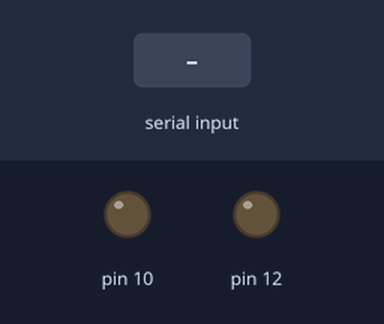
The sketch below on a simulated Arduino Uno, built with avr-gcc and run on an emulated ATmega328P. Shown: output pins drawn as LEDs (lit = HIGH). The inputs (shaded band) are chosen by the test bench.

Above: at 1.2 s.
1.3 s: "10\n" received over Serial
At 2.5 s:
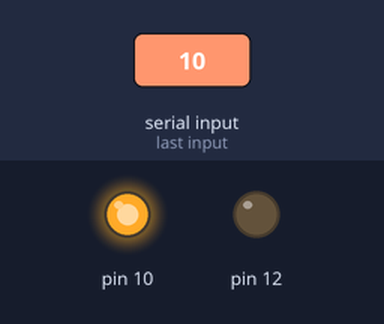
2.8 s: "12\n" received over Serial
At 3.7 s:
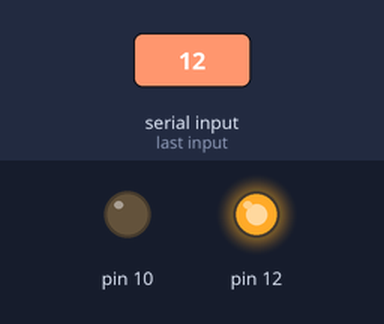
Timing chart, 0 to 5.8 s (numbered marks = the images above; inputs shaded):
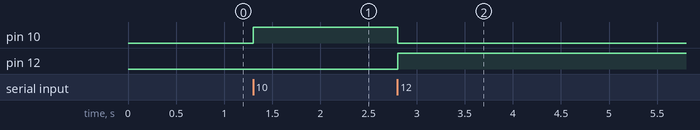

Measured:
- after the input at 1.3 s, pin 10: LOW → HIGH at once
- after the input at 2.8 s, pin 10: HIGH → LOW at once; pin 12: LOW → HIGH at once

The sketch:

mc04.ino
```cpp
void setup()
{
  Serial.begin(9600);
  pinMode(10, OUTPUT);
  pinMode(12, OUTPUT);
}

void loop()
{
  int cmd = Serial.parseInt();
  if(cmd == 10)
  {
    digitalWrite(10, 1);
    digitalWrite(12, 0);
  }
  if(cmd == 12)
  {
    digitalWrite(10, 0);
    digitalWrite(12, 1);
  }
}
```
